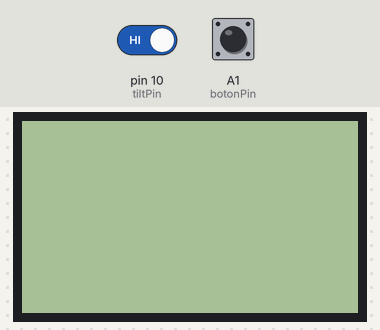
A sketch run on a simulated Arduino Uno, built with avr-gcc and run on an emulated ATmega328P. On the bench: 84×48 one-colour display. The test bench sets the inputs (shaded band); at power-on: pin 10 (tiltPin) HIGH, A1 (botonPin) LOW. The audio player accepts every command and is not drawn; what the sketch prints to the serial monitor is not drawn.

Above: at 1.7 s.
1.8 s: pin 10 (tiltPin) driven LOW
At 2.8 s:
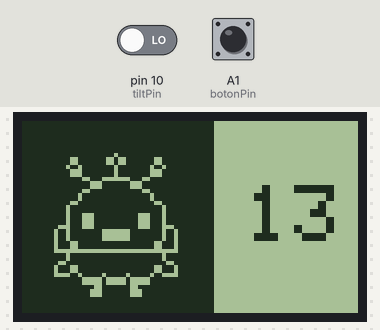
4.9 s: A1 (botonPin) pulled HIGH for 0.65 s
At 6.0 s:
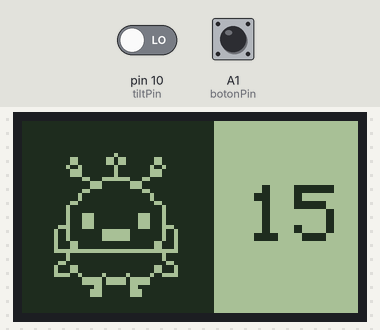
7.7 s: A1 (botonPin) pulled HIGH for 1 s
At 9.1 s:
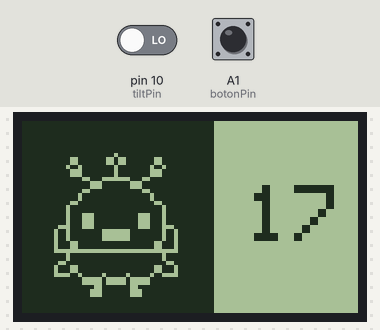
Timing chart, 0 to 10.7 s (numbered marks = the images above; inputs shaded):
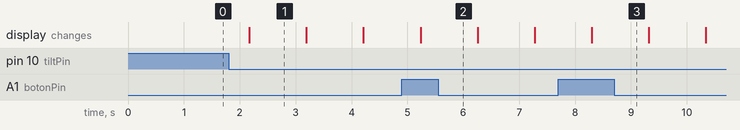

Measured:
- after the input at 1.8 s, the display: changes after 0.37 s (image 1)
- what the display in image 1 shows lasts 1.0 s, from 2.2 s to 3.2 s

The sketch:

WEBO_0_6_5.ino
```cpp
//WEBO
// Toma mango
// Aqui pasaran todas las interacciones entre todos los componentes

#include "ActuadorDisplay.h"
#include "ActuadorLED.h"
#include "ActuadorMotor.h"
#include "SensorBoton.h"
#include "SensorTilt.h"
#include "SensorSD.h"

// sensor y actuador correspondientes
 ActuadorDisplay actuadorDisplay;
 ActuadorLED actuadorLED;
 ActuadorMotor actuadorMotor;
 SensorBoton sensorBoton;
 SensorTilt sensorTilt;
 SensorSD sensorSD;

void setup () {
  sensorTilt.configuracionTilt();
  actuadorDisplay.configuracionDisplay();
  sensorBoton.configuracionBoton();
  sensorSD.configuracionSD();
  //actuadorMotor.configuracionMotor();

}

void loop() {
      // tiene que funcionar el sensor tilt, de eso depende el estado de la maquina
      sensorTilt.funcionaTilt();
      // que el temporizador y el aumento de la cantidad de segundos funcione
      sensorBoton.funcionaBoton();
      // si es que el valor de "caido" es falso, osea que esta parado
    if(sensorTilt.caido == false){
      // asegurarme que el valor de waoses sean los segundos del boton
      // por si cambia segun el boton ha sido presionado, el display tambien recibira el cambio
      actuadorDisplay.waoses = sensorBoton.segundos;
      // mostrar la pantalla de Ava que hace la cuenta regresiva
      actuadorDisplay.cuentaDisplay();
      // que funcione el motor, ya que no esta establecida la manera de saber
      // si han pasado 30 segundos aun, este se activara cada 10 segundos constantemente
      actuadorMotor.funcionaMotor();
      // si el temporizador mostrado por Ava llega a un numero menor a 1
    if (actuadorDisplay.waoses < 1){
      // sonara la alarma despacio, para no molestar al usuario
      sensorSD.funcionaSDAlarmaDebil();
          }
      }

    else {
      // como aqui esta inclinado, empezara a sonar la alarma fuerte
      // no se porque para todo al reproducir un archivo de audio
      sensorSD.funcionaSDAlarmaFuerte();
    }

}
```

ActuadorDisplay.cpp
```cpp
#include "ActuadorDisplay.h"
#include "bitmapsDisplay.h"


ActuadorDisplay::ActuadorDisplay() {}

void ActuadorDisplay::configuracionDisplay() {

  Serial.begin(9600);

	//se inicia el display de la pantalla
	display.begin();

	// El contraste se puede cambiar para que se note mejor el diseño mostrado en la pantalla
	display.setContrast(60);

	// se limpia la pantalla
	display.clearDisplay();

	// establecer el tamaño del texto
	display.setTextSize(2);

	//Se define el tiempo de inicio en millis
	//tiempoInicio = millis();

	//Se define el estado
	estado = 0;

}

	// el estado del display en el que se hara una cuenta regresiva del temporizador
void ActuadorDisplay::cuentaDisplay() {
  // IMAGEN
	// colocar la posición: x, y, establecer cuál es el bitmap que será utilizado, ancho del bitmap, alto del bitmap, color del bitmap
	// en este caso el estado neutral de Ava
	display.clearDisplay();
	display.drawBitmap(0, 0,bitmap_AVA, 48, 48, BLACK);
	// establecer las coordenadas de el siguiente texto
	display.setCursor(56, 16);
	// el texto corresponda al int "waoses"
	display.print(waoses);
	// hacer que estos datos previos se carguen al display
	display.display();

  //millis
	unsigned long tiempoActual = millis();
	switch (estado) {
		if (tiempoActual - tiempoInicio >= duracionDisplay) {

	  // limpia la pantalla
	  display.clearDisplay();
	  // colocar la posicion: x, y, establecer cual es el bitmap que sera utilizado, ancho del bitmap, alto del bitmap, color del bitmap
	  // en este caso el estado en el que Ava tiene la boca abierta
	  // haciendo como si esta diciendo los segundos restantes
	  display.drawBitmap(0, 0,bitmap_AVA_HABLA, 48, 48, BLACK);
	  // establecer las coordenadas de el siguiente texto
	  display.setCursor(56, 16);
	  // el texto corresponda al int "waoses"
	  // esto se vuelve a establecer debido a que se limpio la pantalla
	  display.print(waoses);
	  // hacer que estos datos previos se carguen al display
	  display.display();

		//Guardar el tiempo de inicio del display
	  tiempoInicio = tiempoActual;
		}
	}
}

// hay que escribir otros voids para los distintos estados de funcionamiento

void ActuadorDisplay::duermeDisplay(){
	display.clearDisplay();
	// AVA durmiendo en la parte izquierda del display
	display.drawBitmap(0, 0, bitmap_AVA_DUERME, 48, 48, BLACK);
	display.display();
}
```

ActuadorDisplay.h
```cpp
#ifndef ACTUADOR_DISPLAY_H
#define ACTUADOR_DISPLAY_H

// INCLUIR BIBLIOTECAS DE USO PARA SENSOR/ACTUADOR

#include <SPI.h>
#include <Adafruit_GFX.h>
#include <Adafruit_PCD8544.h>
#include <Arduino.h>
#include "SensorBoton.h"

// CREAR LA CLASE DE NUESTRO SENSOR/ACTUADOR
  class ActuadorDisplay {
  public:
  ActuadorDisplay();

   // especificar todos los voids que seran utilizados en el archivo.cpp
      void configuracionDisplay();

   // la pantalla en la que se comienza el proyecto, donde Ava se encuentra durmiendo
      void duermeDisplay();

   // la pantalla en la que el display estara haciendo la cuenta regresiva
      void cuentaDisplay();

   // la pantalla que sera observada cuando se encuentre inclinado el WEBO
      void caidaDisplay();

   // si es que se necesita especificar variables, deberian ir aqui
   // ya sean bool int, ect.

   //millis
   //definir la duracion del display
   //Enum es una variable de valores incambiables
   int duracionDisplay = 500;

   // Definir el nombre de la variable del inicio de tiempo
   unsigned long tiempoInicio;
   // Definir el nombre de la variable del tiempo actual
   unsigned long tiempoActual;

   //definir el estado donde iniciara el tiempo
   int estado = 0;


  // Declarar objeto "LCD" para el software SPI
     Adafruit_PCD8544 display = Adafruit_PCD8544(8, 7, 6, 5, 4);

  // Definir la variable de "rotatetext" en "1" que hace que la pantalla muestre el texto en un angulo de 90° a la derecha
     int rotatetext = 1;

   // escribir que existira una dato numerico entero representado por "waoses"
   // que despues sera linkeado a los segundos que interactuan con el boton
   int waoses = 1;

  };

#endif
```

ActuadorLED.cpp
```cpp
#include "ActuadorLED.h"

ActuadorLED::ActuadorLED() {}

void ActuadorLED::configuracionLED() {}

void ActuadorLED::funcionaLED() {}
```

ActuadorLED.h
```cpp
#ifndef ACTUADOR_LED_H
#define ACTUADOR_LED_H

// INCLUIR BIBLIOTECAS DE USO PARA SENSOR/ACTUADOR

// CREAR LA CLASE DE NUESTRO SENSOR/ACTUADOR
  class ActuadorLED {
  public:
  ActuadorLED();


  // especificar todos los voids que seran utilizados en el archivo.cpp
    void configuracionLED();

    void funcionaLED();

  // si es que se necesita especificar variables, deberian ir aqui
  // ya sean bool int, ect.


  };
#endif
```

ActuadorMotor.cpp
```cpp
#include "ActuadorMotor.h"

ActuadorMotor::ActuadorMotor() {}

void ActuadorMotor::configuracionMotor(){
//establecer que el pin que va a mandar una señal
  // sera el que fue declarado antes
  pinMode(motorPin, OUTPUT);
}

void ActuadorMotor::funcionaMotor(){
// manda una señal de encendido al pin establecido previamente
  digitalWrite(motorPin, HIGH);
  // cada medio segundo
  delay(500);

  //apaga la señal del pin establecido previamente
  digitalWrite(motorPin, LOW);
  // cada medio segundo
  delay(500);

}
```

ActuadorMotor.h
```cpp
#ifndef ACTUADOR_MOTOR_H
#define ACTUADOR_MOTOR_H

// INCLUIR BIBLIOTECAS DE USO PARA SENSOR/ACTUADOR
 #include <Arduino.h>

// CREAR LA CLASE DE NUESTRO SENSOR/ACTUADOR
  class ActuadorMotor {
  public:
  ActuadorMotor();
// especificar todos los voids que seran utilizados en el archivo.cpp
  void configuracionMotor();
  void funcionaMotor();

  // si es que se necesita especificar variables, deberian ir aqui
  // ya sean bool int, ect.

  // pin al que será conectado el motor para ser controlado
  int motorPin = 9;


};
#endif
```

SensorBoton.cpp
```cpp
#include "SensorBoton.h"

SensorBoton::SensorBoton(){}

void SensorBoton::configuracionBoton() {
  // establecer cual es el pin que estara conectado el boton
  // sera un input, osea que recibira el paso de señal
  pinMode(botonPin, INPUT);
  Serial.begin(9600);
}

// funcionamiento del boton
void SensorBoton::funcionaBoton() {

tiempoActualTemporizador = millis();

// una variable llamada estadoBoton
// es equivalente al dato que es recibido por la
// lectura de señal del pint establecido para el boton
  estadoBoton = digitalRead(botonPin);

// si es que el estado del boton esta activado
// osea, recibe señal
// este se puede mantener presionado, aumentando constantemente
// lo cual no aporta para la frustacion de la maquina, corregir en el futuro
  if (estadoBoton == HIGH){
    // los segundos van a aumentar en 5
    segundos +=5;
  }

  // si es que hay más de 0 segundos en el temporizador
  // el tiempo actual del temporizador menos el nuevo tiempo del temporizador
  // equivale a un número menor al intervalo segundo, osea a menos de 1000
  if (segundos > 0 && tiempoActualTemporizador - tiempoNuevoTemporizador >= intervaloSegundo){
  // los segundos disminuyen en 1
  segundos -= 1;
  // enviar al monitor Serial la cantidad de segundos actuales
  Serial.println(segundos);
  // enviar al monitor Serial si es que el botón está siendo presionado
  Serial.println(estadoBoton);
  // se actualiza el temporizador para poder realizar la comparación con el intervalo de segundos
  tiempoNuevoTemporizador = tiempoActualTemporizador;
  }

}
```

SensorBoton.h
```cpp
#ifndef SENSOR_BOTON_H
#define SENSOR_BOTON_H

// INCLUIR BIBLIOTECAS DE USO PARA SENSOR/ACTUADOR
 #include <arduino.h>

// CREAR LA CLASE DE NUESTRO SENSOR/ACTUADOR
  class SensorBoton {
  public:
  SensorBoton();
// especificar todos los voids que seran utilizados en el archivo.cpp
  void configuracionBoton();
  void funcionaBoton();

// si es que se necesita especificar variables, deberian ir aqui
// ya sean bool int, ect.

  // escribir una booleana para representar si el boton esta prendido o no
  bool estadoBoton = false;

  // el pin 11 del arduino es donde sera recibida la señal
  int botonPin = A1;

  // establecer la cantidad de segundos iniciales
  int segundos = 15;

  // establecer la cantidad de minutos iniciales, que no estan siendo ocupados por ahora
  int minutos = 0;


  // prueba de la aplicacion de millis
  int tiempoActualTemporizador = 0;

  // tiempo el cual ha pasado desde la ultima actualizacion del temporizador
  int tiempoNuevoTemporizador = millis();

  // cuantos milisegundos durara un segundo
  int intervaloSegundo = 1000;


};
#endif
```

SensorSD.cpp
```cpp
#include "SensorSD.h"
#include <Arduino.h>

// esto no deberia ir aqui pero no sabemos aplicarlo en el .h para que funcione correctamente
SoftwareSerial dfSerial(2, 3); // RX, TX
DFRobotDFPlayerMini player;

SensorSD::SensorSD() {}

void SensorSD::configuracionSD() {
  //comienza la comunicacion serial general
  //esta comunicacion es entre arduino y el computador/laptop al que se encuentre conectado
  Serial.begin(115200);

  //comienza la comunicacion serial del reproductor MP3
  //el numero varia del serial.begin por que esta comunicacion es exclusiva entre el arduino y el reproductor
  dfSerial.begin(9600);

  // esta funcion if esta para verificar en el monitor serial si el reproductor funciona o no
  if (!player.begin(dfSerial)) {

  //si funciona correctamente saldra este mensaje
  Serial.println("DFPlayer online!");

 }

}

//vamos a hacer un void por sonido a ocupar, para poder diferenciar en el archivo .INO
void SensorSD::funcionaSDAlarmaFuerte() {
  //Esta variable es para manejar el volumen del archivo que sera reproducido
  //En este este caso tiene que ser fuerte
  player.volume(1);

  //Esta variable se define el archivo .mp3 que se encuentra en la tarjeta SD
  player.play(2);

  //Esta variable es temporal en algun momento de estas semanas pasara a millis()
  //Por mientras lo estamos simulando con delay la idea es que cada 1 segundo suene
  delay(500);
  // notificar por el monitor Serial que fue reproducida la alarma fuerte
  Serial.println("alarma fuerte");


}

void SensorSD::funcionaSDAlarmaDebil() {
  //Esta variable es para manejar el volumen del archivo que sera reproducido
  //En este este caso tiene que ser fuerte
  player.volume(1);

  //Esta variable se define el archivo .mp3 que se encuentra en la tarjeta SD
  player.play(1);

  //Esta variable es temporal en algun momento de estas semanas pasara a millis()
  //Por mientras lo estamos simulando con delay la idea es que cada 4 segundos suene
  delay(500);

  // notificar por el monitor Serial que fue reproducida la alarma debil
  Serial.println("alarma debil");

}
```

SensorSD.h
```cpp
#ifndef SENSOR_SD_H
#define SENSOR_SD_H

// INCLUIR BIBLIOTECAS DE USO PARA SENSOR/ACTUADOR
#include <Arduino.h>
#include <SoftwareSerial.h>
// biblioteca de uso del reproductor
#include <DFRobotDFPlayerMini.h>

// CREAR LA CLASE DE NUESTRO SENSOR/ACTUADOR
  class SensorSD {
  public:
  SensorSD();
  // especificar todos los voids que seran utilizados en el archivo.cpp
  void configuracionSD();

  // crear funcion donde ocurrira la reproduccion de una alarma de alto volumen
  void funcionaSDAlarmaFuerte();
  // crear funcion donde ocurrira la reproduccion de una alarma de bajo volumen
  void funcionaSDAlarmaDebil();

// si es que se necesita especificar variables, deberian ir aqui
// ya sean bool int, ect.


};
#endif
```

SensorTilt.cpp
```cpp
#include "SensorTilt.h"

SensorTilt::SensorTilt() {}

void SensorTilt::configuracionTilt(){

  //Aca definimos el pin del sensor como entrada
  //Habilitamos el pull-up interno para el pin del sensor
  pinMode(tiltPin, INPUT);
	digitalWrite(tiltPin, HIGH);
}

void SensorTilt::funcionaTilt(){
	 // si se recibe una señal desde el pinSensor
	if(digitalRead(tiltPin)){
		// significa que esta de lado
    caido = true;
	}
 else  {
	// debido a que esta parado, confirmarlo con un mensaje en el monitor serial
	Serial.println("esta parado");

	caido = false;
 }

}
```

SensorTilt.h
```cpp
#ifndef SENSOR_TILT_H
#define SENSOR_TILT_H

// INCLUIR BIBLIOTECAS DE USO PARA SENSOR/ACTUADOR
#include <Arduino.h>

// CREAR LA CLASE DE NUESTRO SENSOR/ACTUADOR
  class SensorTilt {
  public:
  SensorTilt();
// especificar todos los voids que seran utilizados en el archivo.cpp
  void configuracionTilt();
// que funcione el sensor de inclinacion
  void funcionaTilt();

// si es que se necesita especificar variables, deberian ir aqui
// ya sean bool int, ect.

  // establecer el pin en el que se recibira la señal del sensor de inclinacion
  const int tiltPin = 10;

  // crear una variable booleana para establecer si esta caida la maquina o no
  bool caido;

};
#endif
```

Source omitted: itmapsDisplay.h (data table, 5651 bytes)
